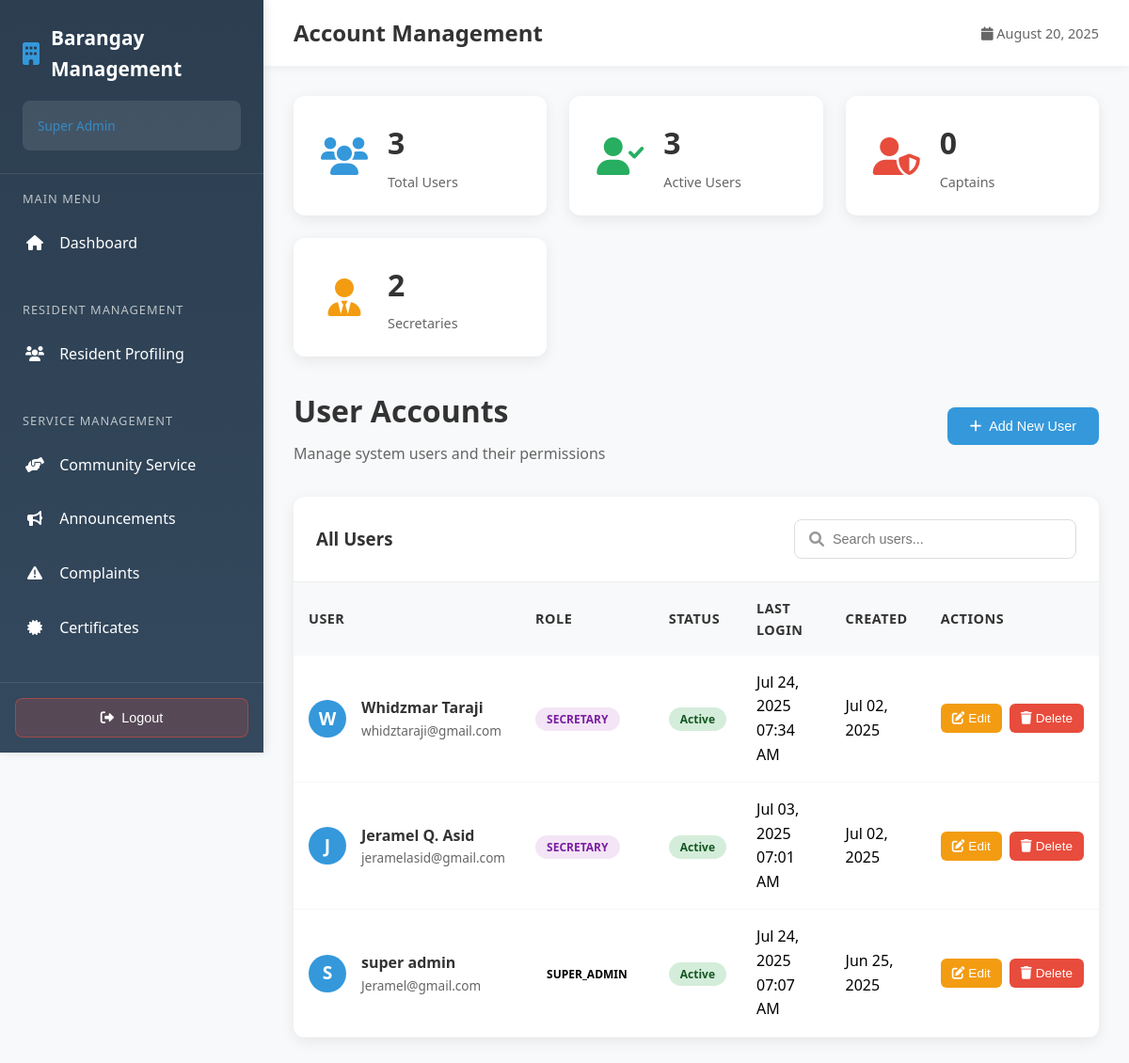
/employee/admin/account_management.php, run on an earlier commit of the app's database.
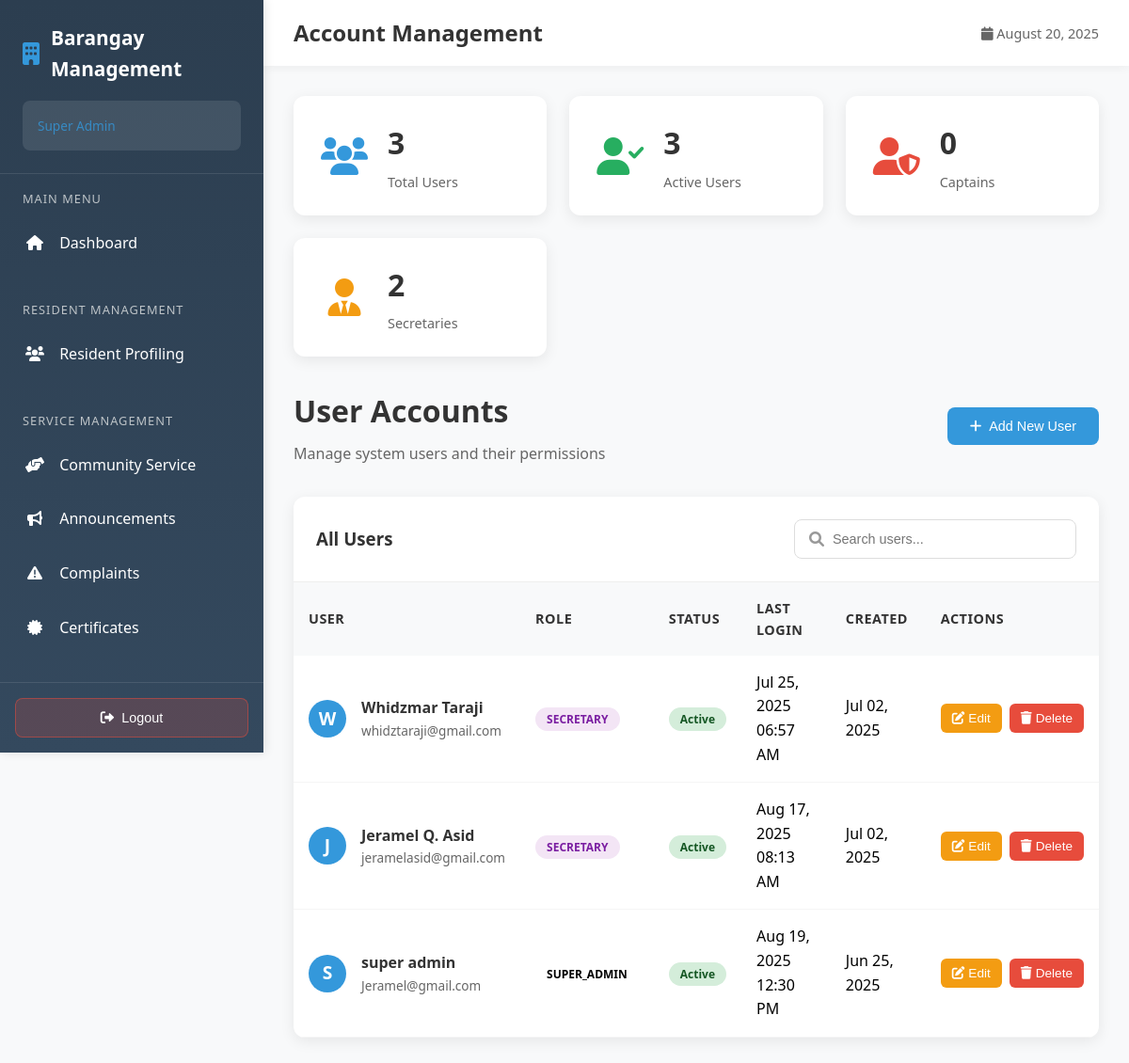
And on a later commit of the database.
### tables this page shows
CREATE TABLE `users` (
  `id` int(11) NOT NULL,
  `full_name` varchar(255) NOT NULL,
  `email` varchar(255) NOT NULL,
  `password` varchar(255) NOT NULL,
  `role` enum('captain','secretary','super_admin') NOT NULL,
  `status` enum('active','inactive') DEFAULT 'active',
  `created_at` timestamp NOT NULL DEFAULT current_timestamp(),
  `last_login` timestamp NULL DEFAULT NULL,
  `updated_at` timestamp NOT NULL DEFAULT current_timestamp() ON UPDATE current_timestamp()
);

### employee/admin/account_management.php (the view, shortened to what the changed rows need)
<?php
require_once '../../config.php';
$users_query = "SELECT * FROM users ORDER BY created_at DESC";
$users_result = mysqli_query($connection, $users_query);
?>
<!DOCTYPE html>
<html lang="en">
<head>
    <link href="https://cdnjs.cloudflare.com/ajax/libs/font-awesome/6.0.0/css/all.min.css" rel="stylesheet">
</head>
<body>
    <div class="main-content">
        <div class="top-bar">
            <h1 class="page-title">Account Management</h1>
        </div>
        <div class="content-area">
            <div class="management-header">
                <div class="header-title">
                    <h1>User Accounts</h1>
                </div>
            </div>
            <div class="table-container">
                <table id="usersTable">
                    <thead>
                        <tr>
                            <th>User</th>
                            <th>Role</th>
                            <th>Status</th>
                            <th>Last Login</th>
                            <th>Created</th>
                            <th>Actions</th>
                        </tr>
                    </thead>
                    <tbody>
                        <?php
                        mysqli_data_seek($users_result, 0);
                        while ($user = mysqli_fetch_assoc($users_result)):
                        ?>
                            <tr>
                                <td>
                                    <div class="user-info-cell">
                                        <div class="user-avatar">
                                            <?php echo strtoupper(substr($user['full_name'], 0, 1)); ?>
                                        </div>
                                        <div class="user-details">
                                            <h4><?php echo htmlspecialchars($user['full_name']); ?></h4>
                                            <p><?php echo htmlspecialchars($user['email']); ?></p>
                                        </div>
                                    </div>
                                </td>
                                <td>
                                    <span class="role-badge role-<?php echo $user['role']; ?>">
                                        <?php echo ucfirst($user['role']); ?>
                                    </span>
                                </td>
                                <td>
                                    <span class="status-badge status-<?php echo $user['status']; ?>">
                                        <?php echo ucfirst($user['status']); ?>
                                    </span>
                                </td>
                                <td>
                                    <?php
                                    if ($user['last_login']) {
                                        echo date('M d, Y h:i A', strtotime($user['last_login']));
                                    } else {
                                        echo '<span style="color: #999;">Never</span>';
                                    }
                                    ?>
                                </td>
                                <td><?php echo date('M d, Y', strtotime($user['created_at'])); ?></td>
                                <td>
                                    <div class="action-buttons">
                                        <button class="btn-edit" onclick='openEditModal(<?php echo json_encode($user); ?>)'>
                                            <i class="fas fa-edit"></i>
                                            Edit
                                        </button>
                                        <button class="btn-delete" onclick="confirmDelete(<?php echo $user['id']; ?>, '<?php echo htmlspecialchars($user['full_name']); ?>')">
                                            <i class="fas fa-trash"></i>
                                            Delete
                                        </button>
                                    </div>
                                </td>
                            </tr>
                        <?php endwhile; ?>
                    </tbody>
                </table>
            </div>
        </div>
    </div>
</body>
</html>

What changed in the data, as far as the page shows it:
changed users "Whidzmar Taraji": last_login "Jul 24, 2025 07:34 AM" → "Jul 25, 2025 06:57 AM"
changed users "Jeramel Q. Asid": last_login "Jul 03, 2025 07:01 AM" → "Aug 17, 2025 08:13 AM"
changed users "super admin": last_login "Jul 24, 2025 07:07 AM" → "Aug 19, 2025 12:30 PM"
